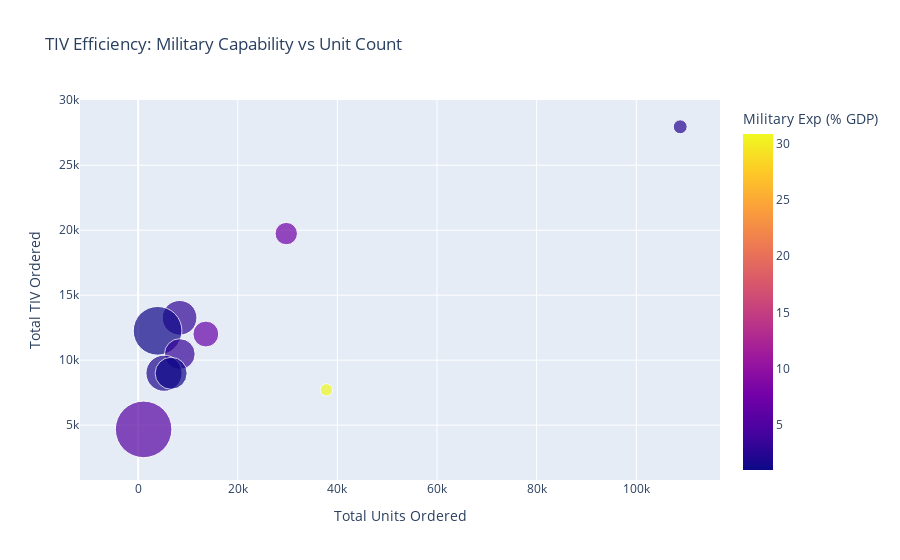

The notebook cell this image was saved under:
### Code cell
# TIV efficiency with mean aggregation
tiv_efficiency = df.groupby('country').agg({
    'tiv_total_order': 'sum',
    'units_ordered': 'sum',
    'tiv_per_unit': 'mean',
    'gdp': 'mean',           
    'mil_exp_pct': 'mean'   
}).reset_index()

tiv_efficiency['tiv_per_unit_overall'] = tiv_efficiency['tiv_total_order'] / tiv_efficiency['units_ordered']

fig = px.scatter(tiv_efficiency.nlargest(20, 'tiv_total_order'),
                 x='units_ordered', y='tiv_total_order',
                 size='tiv_per_unit_overall',
                 color='mil_exp_pct',
                 hover_name='country',
                 hover_data=['gdp', 'tiv_per_unit_overall'],
                 title='TIV Efficiency: Military Capability vs Unit Count',
                 labels={'units_ordered': 'Total Units Ordered',
                        'tiv_total_order': 'Total TIV Ordered',
                        'tiv_per_unit_overall': 'Avg TIV per Unit',
                        'mil_exp_pct': 'Military Exp (% GDP)',
                        'gdp': 'GDP'},
                 size_max=40)
fig.show()

### Figure 1 — Plotly figure (JSON) as saved in the notebook; plotly's stock layout.template omitted (floating-point values rounded to 4 significant figures)
{"data": [{"customdata": [[3209000000000.0, 0.2569], [1042000000000.0, 0.6639], [343700000000.0, 1.593], [4609000000000.0, 3.137], [199400000000.0, 0.8835], [24630000000000.0, 1.251], [1548000000000.0, 1.73], [422400000000.0, 1.357], [172500000000.0, 0.2041], [160600000000.0, 4.235]], "hovertemplate": "<b>%{hovertext}</b><br><br>Total Units Ordered=%{x}<br>Total TIV Ordered=%{y}<br>Avg TIV per Unit=%{customdata[1]}<br>GDP=%{customdata[0]}<br>Military Exp (% GDP)=%{marker.color}<extra></extra>", "hovertext": ["India", "Saudi Arabia", "Pakistan", "Japan", "Qatar", "United States", "Australia", "Egypt", "Ukraine", "Kuwait"], "legendgroup": "", "marker": {"color": [2.514, 7.417, 3.162, 1.088, 6.761, 3.441, 1.963, 1.033, 30.85, 5.449], "coloraxis": "coloraxis", "size": [0.2569, 0.6639, 1.593, 3.137, 0.8835, 1.251, 1.73, 1.357, 0.2041, 4.235], "sizemode": "area", "sizeref": 0.002647, "symbol": "circle"}, "mode": "markers", "name": "", "orientation": "v", "showlegend": false, "type": "scatter", "x": [108800.0, 29740.0, 8322.0, 3907.0, 13590.0, 8368.0, 5198.0, 6623.0, 37790.0, 1103.0], "xaxis": "x", "y": [27960.0, 19740.0, 13260.0, 12260.0, 12010.0, 10470.0, 8994.0, 8989.0, 7715.0, 4672.0], "yaxis": "y"}], "layout": {"coloraxis": {"colorbar": {"title": {"text": "Military Exp (% GDP)"}}, "colorscale": [[0, "#0d0887"], [0.1111, "#46039f"], [0.2222, "#7201a8"], [0.3333, "#9c179e"], [0.4444, "#bd3786"], [0.5556, "#d8576b"], [0.6667, "#ed7953"], [0.7778, "#fb9f3a"], [0.8889, "#fdca26"], [1, "#f0f921"]]}, "legend": {"itemsizing": "constant", "tracegroupgap": 0}, "title": {"text": "TIV Efficiency: Military Capability vs Unit Count"}, "xaxis": {"anchor": "y", "domain": [0, 1], "title": {"text": "Total Units Ordered"}}, "yaxis": {"anchor": "x", "domain": [0, 1], "title": {"text": "Total TIV Ordered"}}}}
